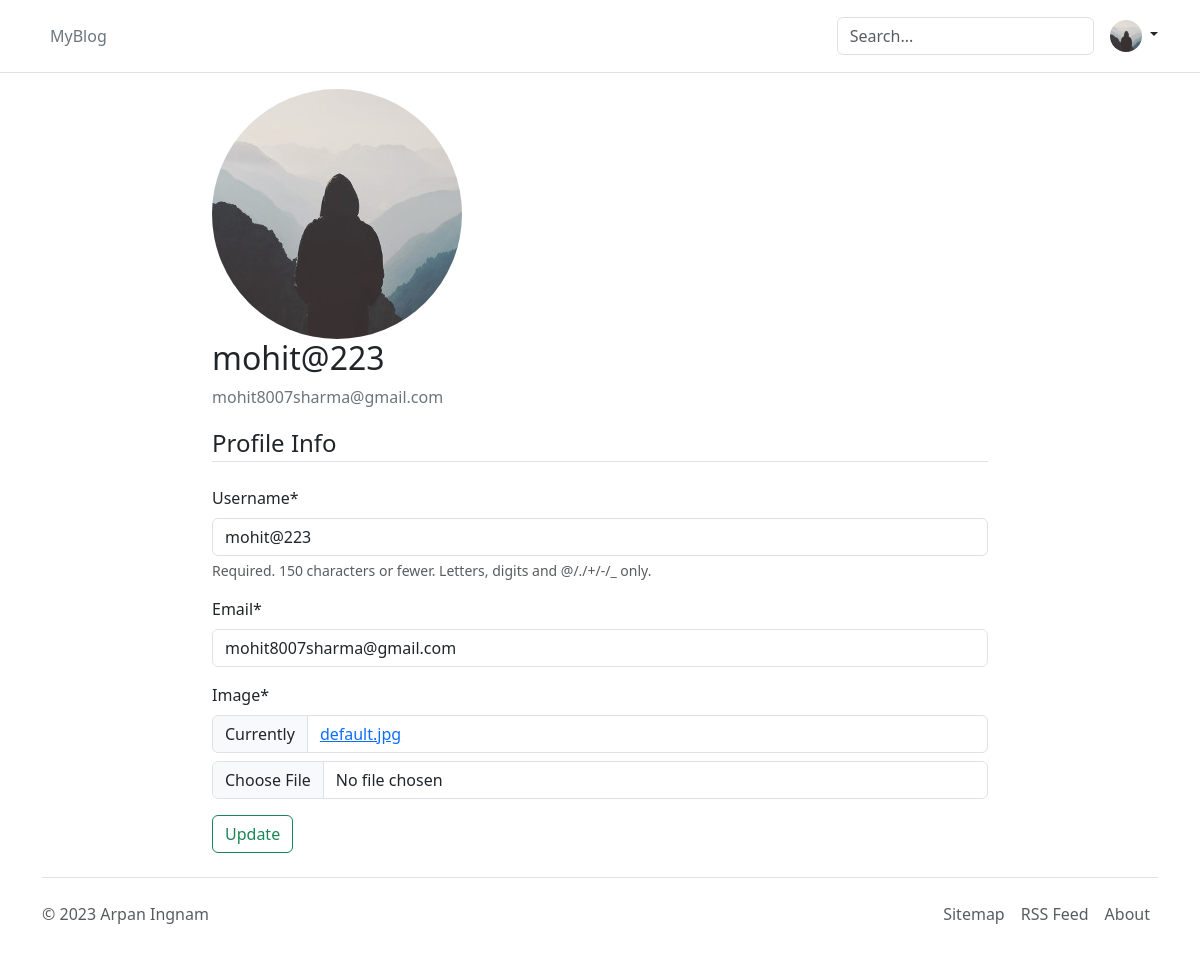
Page /account/profile/ (signed in) on the committed database.
### accounts/models.py (models this page shows, shortened)
class CustomUser(AbstractUser):
    pass

class Profile(models.Model):
    user = models.OneToOneField(settings.AUTH_USER_MODEL, on_delete=models.CASCADE)
    image = models.ImageField(default="default.jpg", upload_to="Profile Pictures/")

### accounts/views.py (the view, shortened to what this page needs)
# urls.py: path("profile/", views.ProfileView.as_view(), name="profile"),
class ProfileView(LoginRequiredMixin, generic.View):
    def get(self, request, *args, **kwargs):
        u_form = UserUpdateForm(instance=self.request.user)
        p_form = ProfileUpdateForm(instance=self.request.user.profile)
        context = {
            "u_form": u_form,
            "p_form": p_form,
        }
        return render(request, "accounts/profile.html", context)

### accounts/forms.py
class UserUpdateForm(forms.ModelForm):
    email = forms.EmailField()
    class Meta:
        model = User
        fields = ("username", "email")

class ProfileUpdateForm(forms.ModelForm):
    class Meta:
        model = Profile
        fields = ("image",)

### accounts/templates/accounts/profile.html (shortened to what this page needs)
{% extends "base.html" %}
{% load crispy_forms_tags %}
{% block content %}
<div class="content-section">
  <div class="media">
    <img
      class="rounded-circle account-img"
      src="{{ user.profile.image.url }}"
    />
    <div class="media-body">
      <h2 class="account-heading">{{ user.username }}</h2>
      <p class="text-secondary">{{ user.email }}</p>
    </div>
  </div>
  <form method="POST" enctype="multipart/form-data">
    <fieldset class="form-group">
      <legend class="border-bottom mb-4">Profile Info</legend>
      {{ u_form|crispy }} {{ p_form|crispy }}
    </fieldset>
    <div class="form-group">
      <button class="btn btn-outline-success" type="submit">Update</button>
    </div>
  </form>
</div>
{% endblock content %}

### templates/header.html (shortened to what this page needs)
<header class="p-3 mb-3 border-bottom">
  <div class="container">
    <div
      class="d-flex flex-wrap align-items-center justify-content-center justify-content-lg-start"
    >
      <ul class="nav col-12 col-lg-auto me-lg-auto mb-2 justify-content-center mb-md-0">
        <li>
          <a href="{% url 'post_list' %}" class="nav-link px-2 link-secondary"
            >MyBlog
          </a>
        </li>
      </ul>
      <form class="col-12 col-lg-auto mb-3 mb-lg-0 me-lg-3" action="{% url 'blogs:search' %}" method="get">
        <input name="q" class="form-control" placeholder="Search..." aria-label="Search"/>
      </form>
      {% if request.user.is_authenticated %}
      <div class="dropdown text-end">
        <a
          href="#"
          class="d-block link-dark text-decoration-none dropdown-toggle"
          data-bs-toggle="dropdown"
          aria-expanded="false"
        >
          <img
            src="{{ request.user.profile.image.url }}"
            alt="mdo"
            width="32"
            height="32"
            class="rounded-circle"
          />
        </a>
      </div>
      {% endif %}
    </div>
  </div>
</header>

### rows in the picture
CustomUser: user.profile.image (placeholder picture), profile.image (placeholder picture), username "mohit@223", email "mohit8007sharma@gmail.com"
